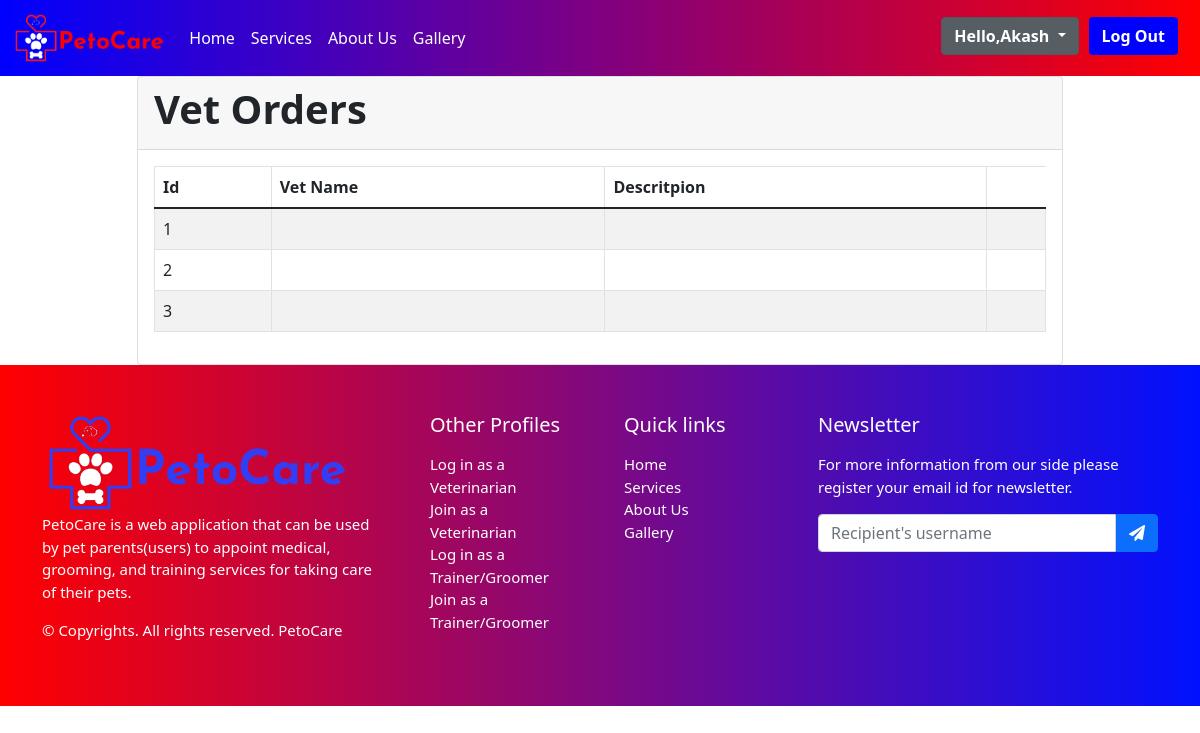
The page /services/orders (signed in) on the database its author committed.
### main_app/models.py (models this page shows)
class VetBooking(models.Model):
    booking_id = models.IntegerField(primary_key="True")
    pp_id = models.ForeignKey(User, on_delete=models.CASCADE,null="True",blank="True")
    vet_id = models.ForeignKey(Vet, on_delete=models.CASCADE)
    pet_name = models.CharField(max_length=50)
    pet_type = models.CharField(max_length=50)
    pet_breed = models.CharField(max_length=50)
    phone_number = models.CharField(max_length=10, default="")
    address = models.CharField(max_length=100,default="")
    illness_details = models.CharField(max_length=100)
    appo_date_time = models.DateTimeField()
    appo_full_date_time = models.DateTimeField(null="True",blank="True")
    appo_status = models.CharField(
        max_length=100, choices=ap_status, default="Registered")

### main_app/views.py (the view)
# urls.py: path('services/orders',views.orders, name="orders"),
def orders(request):
    vet_orders=VetBooking.objects.all()
    train_orders=TrainingBooking.objects.all()
    groom_orders=GroomingBooking.objects.all()
    context = {'vet_orders':vet_orders,'train_orders':train_orders,'groom_orders' :groom_orders}
    return render (request, "main_app/orders.html",context)

### templates/main_app/orders.html (shortened to what this page needs)
{% extends 'main_app/base.html' %}
{% load static %}
{% block content %}
<div id="orders">
    <section class="section">
        <div class="container">
            <div class="row justify-content-center">
                <div class="col-md-10">
                    <div class="card">
                        <div class="card-header">
                            <h1 class="fw-bold">Vet Orders</h1>
                        </div>
                        <div class="card-body">
                            <table class="table table-bordered table-striped">
                                <thead>
                                    <tr>
                                        <th>Id</th>
                                        <th>Vet Name</th>
                                        <th>Descritpion</th>
                                    </tr>
                                </thead
                                <tbody>
                                    {% for p in vet_orders %}
                                        <tr>
                                            <td>{{ p.booking_id }} </td>
                                            <td>{{ p.vet_name }} </td>
                                            <td>{{ p.description }} </td>
                                            <td>{{ p.price }} </td>
                                        </tr>
                                    {% endfor %}
                            </table>
                        </div>
                    </div>
                </div>
            </div>
        </div>
    </section>
</div>
{% endblock %}

### templates/main_app/base.html (shortened to what this page needs)
<!DOCTYPE html>
<html lang="en">
<head>
  {% load static %}
  <link rel="stylesheet" href="{% static 'css/bootstrap.css' %}">
  <link rel="stylesheet" href="{% static 'css/all.min.css' %}">
  <link rel="stylesheet" href="{% static 'css/master.css' %}">
</head>
<body class="home">
  <section class="header">
    <nav class="navbar navbar-expand-lg navbar-light">
      <div class="container-fluid">
        <a class="navbar-brand" href="{% url 'home' %}"><img src="{%static 'image/logo.png' %}" alt=""></a>
        <div class="collapse navbar-collapse" id="navbarSupportedContent">
          <ul class="navbar-nav me-auto mb-2 mb-lg-0">
            <li class="nav-item">
              <a class="nav-link " href="{% url 'home' %}">Home</a>
            </li>
            <li class="nav-item">
              <a class="nav-link" href="{% url 'services' %}">Services</a>
            </li>
            <li class="nav-item">
              <a class="nav-link" href="{% url 'about' %}">About Us</a>
            </li>
            <li class="nav-item">
              <a class="nav-link" href="{% url 'gallery' %}">Gallery</a>
            </li>
          </ul>
          {% if user.is_authenticated %}
          <ul class="navbar-nav ml-auto">
            <div class="dropdown show">
              <a class="btn btn-secondary dropdown-toggle" href="#" role="button" id="dropdownMenuLink" data-toggle="dropdown" aria-haspopup="true" aria-expanded="false">
                Hello,{{user.first_name}}
              </a>
            </div>
          <a href="{% url 'logout' %}"> <button class="btn">Log Out</button> </a>
          </ul>
          {% else %}
          <ul class="navbar-nav ml-auto">
            <a href="{% url 'signup' %}"> <button class="btn">Sign Up </button> </a>
            <a href="{% url 'login' %}"> <button class="btn">Log in</button> </a>
          </ul>
          {% endif %}
        </div>
      </div>
    </nav>
  </section>
  {% block content %}
  {% endblock %}
  <footer class="w-100 py-4 flex-shrink-0" , style="margin-bottom:0">
    <div class="container py-4">
      <div class="row gy-4 gx-5">
        <div class="col-lg-4 col-md-6">
          <img src="{% static 'image/logo-blue.png' %}" alt="" , style="max-height:100px">
          <p>PetoCare is a web application that can be used by pet parents(users) to appoint
            medical, grooming, and training services for taking care of their pets.</p>
          <p>&copy; Copyrights. All rights reserved. <a class="text-primary" href="#">PetoCare</a></p>
        </div>
        <div class="col-lg-2 col-md-6">
          <h5 class="text-white mb-3">Other Profiles</h5>
          <ul class="list-unstyled text-muted">
            <li><a href="{% url 'vet_login' %}">Log in as a Veterinarian</a></li>
            <li><a href="{% url 'vet_register' %}">Join as a Veterinarian</a></li>
            <li><a href="{% url 'trainer_login' %}">Log in as a Trainer/Groomer</a></li>
            <li><a href="{% url 'trainer_register' %}">Join as a Trainer/Groomer</a></li>
          </ul>
        </div>
        <div class="col-lg-2 col-md-6">
          <h5 class="text-white mb-3">Quick links</h5>
          <ul class="list-unstyled text-muted">
            <li><a href="{% url 'home' %}">Home</a></li>
            <li><a href="{% url 'services' %}">Services</a></li>
            <li><a href="{% url 'about' %}">About Us</a></li>
            <li><a href="{% url 'gallery' %}">Gallery</a></li>
          </ul>
        </div>
        <div class="col-lg-4 col-md-6">
          <h5 class="text-white mb-3">Newsletter</h5>
          <p>For more information from our side please register your email id for newsletter.</p>
          <form action="#">
            <div class="input-group mb-3">
              <input class="form-control" type="text" placeholder="Recipient's username"
                aria-label="Recipient's username" aria-describedby="button-addon2">
              <button class="btn btn-primary" id="button-addon2" style="margin:0" type="button"><i
                  class="fas fa-paper-plane"></i></button>
            </div>
          </form>
        </div>
      </div>
    </div>
  </footer>
</body>
</html>

### static/css/master.css (style rules this page uses)
.navbar-brand>img { max-height: 50px; }
* { margin: 0; padding:0; box-sizing: border-box; }
.header { width:100%; background-image: linear-gradient(to right , #0000ff , #ff0000 )!important; }
.header .btn { background-color:blue; margin-right: 10px; font-weight: 600; color:white; margin-bottom: 5px; }
.header .nav-item a { color: white !important; font-weight: 500; }
footer { font-size: 15px; background-image: linear-gradient(to right , #ff0000 , #0011ff); margin-top: auto; }
footer a:link { text-decoration: none; color:white !important; }
footer p { color: white !important; }

### rows shown on the page
VetBooking: booking_id "1"
VetBooking: booking_id "2"
VetBooking: booking_id "3"

### other values the page prints
{{ user.first_name }} "Akash"
